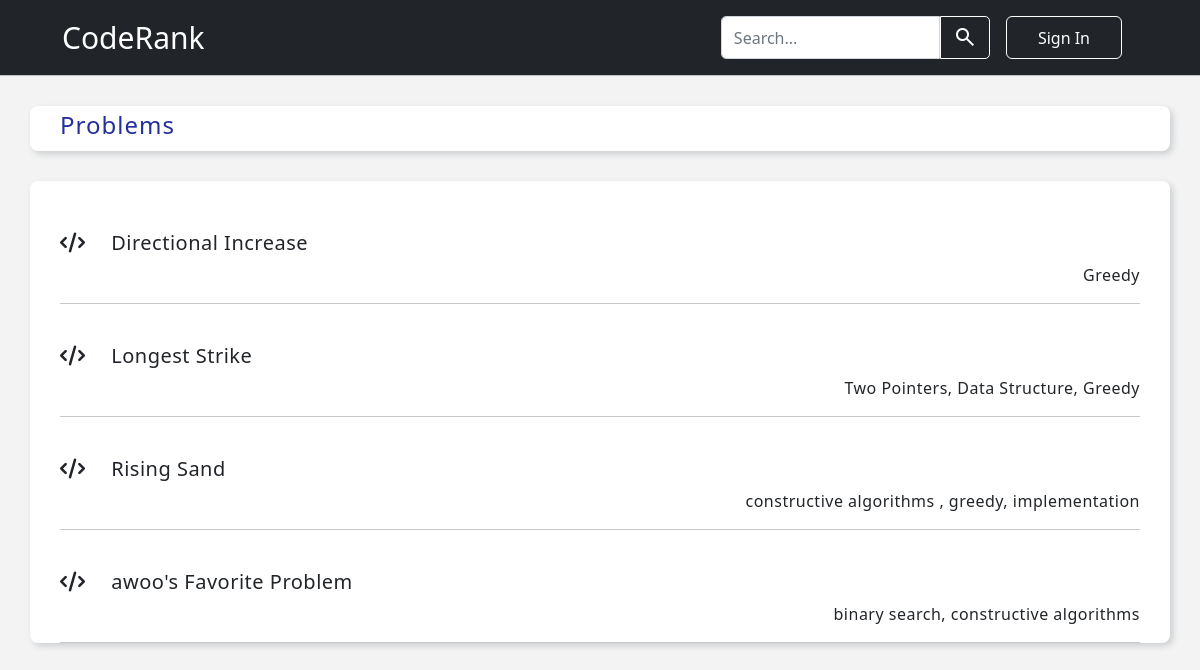
The page / on the database its author committed.
### base/models.py (models this page shows, shortened)
class Problem(models.Model):
    name = models.CharField(max_length=100)
    desc = models.TextField()
    topic_tag = models.CharField(max_length=100, null=True)
    status = models.BooleanField(default=False)

### base/views.py (the view)
# urls.py: 2. Add a URL to urlpatterns:  path('', views.home, name='home')
def home(request):
    q = request.GET.get('q') if request.GET.get('q') != None else ''
    problems = Problem.objects.filter(
        Q(name__icontains = q) |
        Q(topic_tag__icontains = q)
    )
    context = {'problems':problems}
    return render(request, 'base/home.html', context)

### base/templates/base/home.html (shortened to what this page needs)
{% extends 'main.html' %}
{% block content %}
<div class="home">
    <div class="container-fluid home1">
        <div class="head">
            <h4>Problems</h4>
        </div>
    </div>
    <div class="container-fluid home2">
        <div>
        {% for problem in problems %}
            <div class="problem">
                <a href="{% url 'problemPage' problem.id %}" class="problem-head">
                    <h5> <i class="fa fa-code"></i> {{problem.name}} </h5>
                </a>
                <p class="topic-tag">{{problem.topic_tag}}</p>
            </div>
            <hr class="hr1">
        {% endfor %}
        </div>
    </div>
</div>
{% endblock content %}

### templates/main.html (shortened to what this page needs)
<!DOCTYPE html>
<html>
    <head>
        <link href="https://cdn.jsdelivr.net/npm/bootstrap@5.2.0-beta1/dist/css/bootstrap.min.css" rel="stylesheet">
    </head>
    <body>
        {% include 'navbar.html' %}
        {% block content %}
        {% endblock %}
    </body>
</html>

### templates/navbar.html (shortened to what this page needs)
<nav class="navbar navbar-dark navbar-expand-lg bg-dark">
    <div class="container-fluid">
      <a class="navbar-brand" href="{% url 'home' %}">CodeRank</a>
      <div class="collapse navbar-collapse" id="navbarSupportedContent">
        <form class="d-flex" role="search">
          <input class="form-control mx-0 w-100 search-tab" name="q" type="search" placeholder="Search..." aria-label="Search">
          <button class="btn btn-outline-primary mx-0 search-btn" type="submit">
            <span class="material-symbols-outlined">search</span>
          </button>
          <button class="btn btn-outline-primary mx-3 w-50 login-btn" type="submit">Sign In</button>
        </form>
      </div>
    </div>
</nav>
<hr>

### templates/main.html (style rules this page uses)
body { background-color: #f3f3f3; }
hr { margin: 0; padding: 0; }

### templates/navbar.html (style rules this page uses)
.navbar { padding: 10px 50px; }
.navbar-brand { font-size: 30px; }
.search-tab { border-radius: 5px 0 0 5px; }
.search-btn { color: #fff; border-color: #fff; border-radius: 0 5px 5px 0; padding-top: 8px; padding-bottom: 3px; }
.material-symbols-outlined { padding: 0px; }
.login-btn { color: #fff; border-color: #fff; }

### base/templates/base/home.html (style rules this page uses)
.home { padding: 30px 30px; }
.home1 { padding: 5px 30px 3px; background-color: #fff; margin-bottom: 30px; box-shadow: 3px 3px 6px #cbced1; border-radius: 8px; }
.home2 { padding: 50px 30px 0px; background-color: #fff; box-shadow: 3px 3px 6px #cbced1; border-radius: 8px; }
.home .head { color: #242F9B; padding: 0; border-radius: 20px; letter-spacing: 1px; }
.home .hr1 { margin: 0 auto 40px; }
.home .fa-code { color: #212529; margin-right: 20px; }
.home .problem-head { color: #212529; text-decoration: none; display: inline; letter-spacing: .5px; }
.home .topic-tag { text-align: right; letter-spacing: .5px; }

### rows shown on the page
Problem: name "Directional Increase", topic_tag "Greedy"
Problem: name "Longest Strike", topic_tag "Two Pointers, Data Structure, Greedy"
Problem: name "Rising Sand", topic_tag "constructive algorithms , greedy, implementation"
Problem: name "awoo's Favorite Problem", topic_tag "binary search, constructive algorithms"
